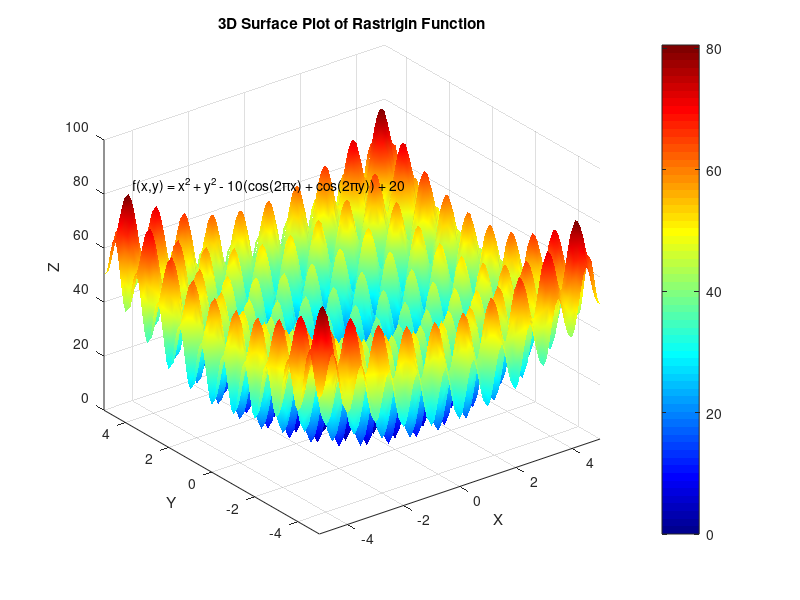

MATLAB code for this plot:
[X, Y] = meshgrid(-5:0.1:5);

% Define the function to plot 
Z = X.^2 + Y.^2 - 10*(cos(2*pi*X) + cos(2*pi*Y)) + 20;
figure;
surf(X, Y, Z);
colormap('jet');
shading interp;
colorbar;
xlabel('X');
ylabel('Y');
zlabel('Z');
title('3D Surface Plot of Rastrigin Function');
view(-37.5, 30);
axis([-5 5 -5 5 0 100]);
text(-4, 5, 80, 'f(x,y) = x^2 + y^2 - 10(cos(2\pix) + cos(2\piy)) + 20', 'FontSize', 10);